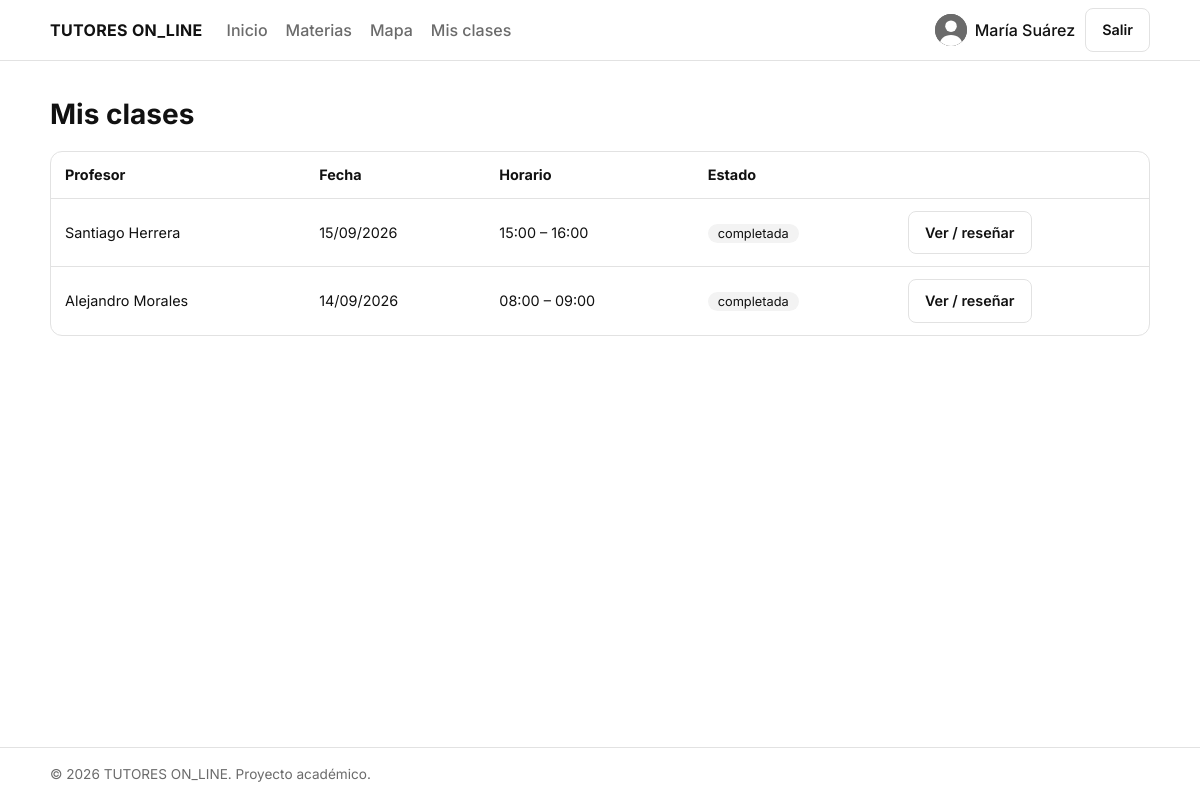
Screenshot of /mis_clases.php (signed in) with the database file from the repository.
### tables this page shows
CREATE TABLE reservas (
  id            INT UNSIGNED AUTO_INCREMENT PRIMARY KEY,
  estudiante_id INT UNSIGNED NOT NULL,
  profesor_id   INT UNSIGNED NOT NULL,
  fecha         DATE NOT NULL,
  hora_inicio   TIME NOT NULL,
  hora_fin      TIME NOT NULL,
  estado        ENUM('pendiente','confirmada','completada','cancelada') NOT NULL DEFAULT 'pendiente',
  creado_en     TIMESTAMP NOT NULL DEFAULT CURRENT_TIMESTAMP,
  CHECK (hora_inicio < hora_fin),
  FOREIGN KEY (estudiante_id) REFERENCES usuarios(id)    ON DELETE CASCADE,
  FOREIGN KEY (profesor_id)   REFERENCES profesores(id)  ON DELETE CASCADE
);

CREATE TABLE usuarios (
  id            INT UNSIGNED AUTO_INCREMENT PRIMARY KEY,
  nombre        VARCHAR(100) NOT NULL,
  correo        VARCHAR(150) NOT NULL UNIQUE,
  password_hash VARCHAR(255) NOT NULL,
  rol           ENUM('estudiante','profesor') NOT NULL DEFAULT 'estudiante',
  foto          VARCHAR(60) NULL,
  creado_en     TIMESTAMP NOT NULL DEFAULT CURRENT_TIMESTAMP
);

### includes/init.php (called while the page is built, shortened)
<?php
function e($texto): string {
    return htmlspecialchars((string)$texto, ENT_QUOTES, 'UTF-8');
}
function hora_corta(string $t): string {
    return substr($t, 0, 5);
}
function usuario_actual(): ?array {
    return $_SESSION['usuario'] ?? null;
}
function requiere_login(): array {
    $u = usuario_actual();
    return $u;
}
    ob_start(); ?>

### mis_clases.php (the view, shortened to what this page needs)
<?php
require_once __DIR__ . '/includes/init.php';
$u   = requiere_login();
$pdo = conectar();
$esProfesor = $u['rol'] === 'profesor';
if ($esProfesor) {
    $st = $pdo->prepare('SELECT v.*, us.nombre AS otro FROM reservas v
        JOIN profesores p ON p.id = v.profesor_id JOIN usuarios us ON us.id = v.estudiante_id
        WHERE p.usuario_id = :u ORDER BY v.fecha DESC, v.hora_inicio DESC');
} else {
    $st = $pdo->prepare('SELECT v.*, us.nombre AS otro, p.id AS prof_id FROM reservas v
        JOIN profesores p ON p.id = v.profesor_id JOIN usuarios us ON us.id = p.usuario_id
        WHERE v.estudiante_id = :u ORDER BY v.fecha DESC, v.hora_inicio DESC');
}
$st->execute([':u' => $u['id']]);
$reservas = $st->fetchAll();
include __DIR__ . '/includes/header.php';
?>
<h1>Mis clases</h1>
<?php if (!$reservas): ?>
  <p class="vacio"><?= $esProfesor ? 'Aún no tienes reservas.' : 'Aún no has reservado clases. <a href="buscar.php">Busca un profesor</a>.' ?></p>
<?php else: ?>
  <div class="tabla-caja"><table class="tabla">
    <thead><tr><th><?= $esProfesor ? 'Estudiante' : 'Profesor' ?></th><th>Fecha</th><th>Horario</th><th>Estado</th><th></th></tr></thead>
    <tbody>
    <?php foreach ($reservas as $r): ?>
      <tr>
        <td><?= e($r['otro']) ?></td>
        <td><?= date('d/m/Y', strtotime($r['fecha'])) ?></td>
        <td><?= hora_corta($r['hora_inicio']) ?> – <?= hora_corta($r['hora_fin']) ?></td>
        <td><span class="estado estado--<?= e($r['estado']) ?>"><?= e($r['estado']) ?></span></td>
        <td>
          <?php
          $id = (int)$r['id'];
          if ($esProfesor) {
              if ($r['estado'] === 'pendiente')  boton_estado($id, 'confirmar', 'Confirmar', 'btn');
              if ($r['estado'] === 'confirmada') boton_estado($id, 'completar', 'Marcar completada', 'btn');
              if (in_array($r['estado'], ['pendiente', 'confirmada'])) boton_estado($id, 'cancelar', 'Cancelar');
          } else {
              if ($r['estado'] === 'completada') echo '<a class="btn btn--claro" href="profesor.php?id=' . (int)$r['prof_id'] . '">Ver / reseñar</a>';
          }
          ?>
        </td>
      </tr>
    <?php endforeach; ?>
    </tbody>
  </table></div>
<?php endif; ?>
<?php include __DIR__ . '/includes/footer.php'; ?>

### assets/css/style.css (style rules this page uses)
:root { --negro: #111111; --blanco: #ffffff; --gris-fondo: #f3f3f3; --gris-borde: #e2e2e2; --gris-texto: #6b6b6b; --naranja: #f97316; --naranja-claro: #fff1e6; --rojo: #b42318; --verde: #1a7f4b; }
* { box-sizing: border-box; }
html { font-family: 'Inter', system-ui, sans-serif; color: var(--negro); background: var(--blanco); }
body { margin: 0; min-height: 100vh; display: flex; flex-direction: column; line-height: 1.5; }
h1 { font-size: 1.75rem; margin: 8px 0 16px; }
a { color: var(--negro); }
.btn { display: inline-block; background: var(--negro); color: var(--blanco); border: 1px solid var(--negro); border-radius: 8px; padding: 10px 16px; font: inherit; font-weight: 600; font-size: .9rem; text-decoration: none; cursor: pointer; }
.btn--claro { background: var(--blanco); color: var(--negro); border-color: var(--gris-borde); }
.tabla-caja { overflow-x: auto; border: 1px solid var(--gris-borde); border-radius: 12px; }
.tabla { width: 100%; border-collapse: collapse; font-size: .9rem; }
.tabla th, .tabla td { padding: 12px 14px; text-align: left; border-bottom: 1px solid var(--gris-borde); white-space: nowrap; }
.tabla tr:last-child td { border-bottom: 0; }
.estado { padding: 2px 10px; border-radius: 999px; font-size: .8rem; background: var(--gris-fondo); }

### rows the page displays
reservas: usuarios.nombre "Santiago Herrera", fecha "15/09/2026", hora_inicio "15:00", hora_fin "16:00", estado "completada"
reservas: usuarios.nombre "Alejandro Morales", fecha "14/09/2026", hora_inicio "08:00", hora_fin "09:00", estado "completada"

### other values shown
$u['nombre'] "María Suárez"
